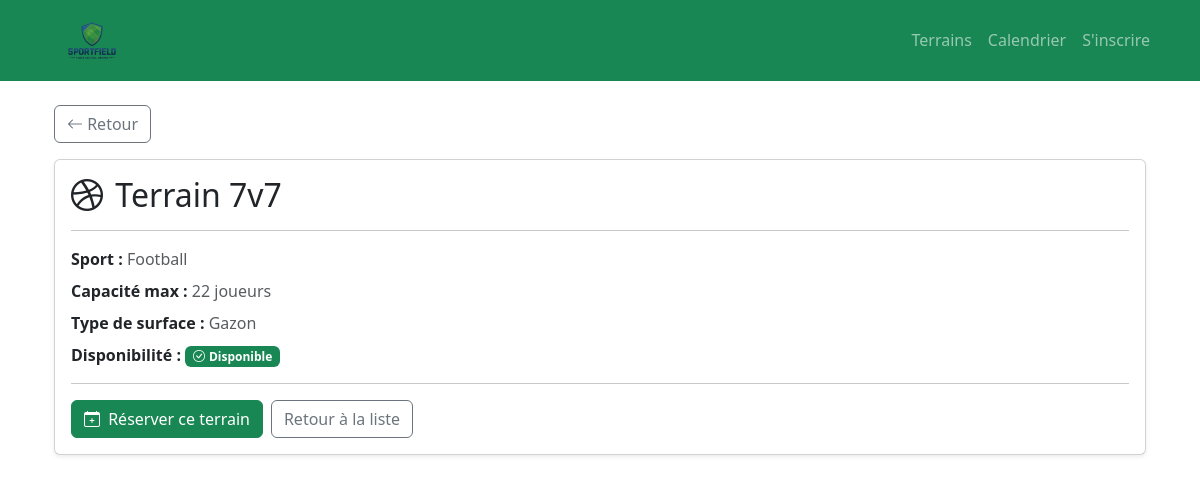
Screenshot of /terrain/3/ with the database file from the repository.
### reservations/models.py (models this page shows, shortened)
class Terrain(models.Model):
    TYPE_CHOICES = [
        ('gazon', 'Gazon'),
        ('synthetique', 'Synthétique'),
        ('parquet', 'Parquet'),
        ('terre', 'Terre battue'),
    ]
    nom = models.CharField(max_length=150)
    type_surface = models.CharField(max_length=20, choices=TYPE_CHOICES)
    type_sport = models.ForeignKey(Sport, on_delete=models.PROTECT, related_name='terrains')
    disponibilite = models.BooleanField(default=True)

class Sport(models.Model):
    nom_sport = models.CharField(max_length=100)
    capacite_max = models.IntegerField()

### reservations/views.py (the view)
# urls.py: path('terrain/<int:pk>/',views.terrain_detail, name='terrain_detail'),
def terrain_detail(request, pk):
    terrain      = get_object_or_404(Terrain, pk=pk)
    reservations = terrain.reservations.order_by(
                       'date_reservation', 'heure_debut')
    return render(request, 'reservations/terrain_detail.html', {
        'terrain':      terrain,
        'reservations': reservations,
    })

### reservations/templates/reservations/terrain_detail.html (shortened to what this page needs)
{% extends 'reservations/base.html' %}
{% block content %}
<div class="container">
  <a href="{% url 'terrain_list' %}" class="btn btn-outline-secondary mb-3">
    <i class="bi bi-arrow-left"></i> Retour
  </a>
  <div class="card shadow-sm">
    <div class="card-body">
      <h2 class="card-title mb-3">
        {% if terrain.type_sport.nom_sport == "Football" %}
          <i class="bi bi-dribbble me-1"></i>
        {% elif terrain.type_sport.nom_sport == "Tennis" %}
          <i class="bi bi-circle me-1"></i>
        {% elif terrain.type_sport.nom_sport == "Basketball" %}
          <i class="bi bi-bullseye me-1"></i>
        {% else %}
          <i class="bi bi-trophy me-1"></i>
        {% endif %}
        {{ terrain.nom }}
      </h2>
      <hr>
      <p class="mb-2">
        <strong>Sport :</strong>
        <span class="text-muted">{{ terrain.type_sport.nom_sport }}</span>
      </p>
      <p class="mb-2">
        <strong>Capacité max :</strong>
        <span class="text-muted">{{ terrain.type_sport.capacite_max }} joueurs</span>
      </p>
      <p class="mb-2">
        <strong>Type de surface :</strong>
        <span class="text-muted">{{ terrain.get_type_surface_display }}</span>
      </p>
      <p class="mb-3">
        <strong>Disponibilité :</strong>
        {% if terrain.disponibilite %}
          <span class="badge bg-success">
            <i class="bi bi-check-circle me-1"></i>Disponible
          </span>
        {% else %}
          <span class="badge bg-danger">
            <i class="bi bi-x-circle me-1"></i>Indisponible
          </span>
        {% endif %}
      </p>
      <hr>
      <div class="d-flex gap-2">
        {% if terrain.disponibilite %}
          <a href="{% url 'reserver' terrain.pk %}" class="btn btn-success">
            <i class="bi bi-calendar-plus me-1"></i> Réserver ce terrain
          </a>
        {% endif %}
        <a href="{% url 'terrain_list' %}" class="btn btn-outline-secondary">
          Retour à la liste
        </a>
      </div>
    </div>
  </div>
</div>
{% endblock %}

### rows the page displays
Terrain: nom "Terrain 7v7", type_sport.nom_sport "Football", type_sport.capacite_max "22", type_surface "Gazon"
